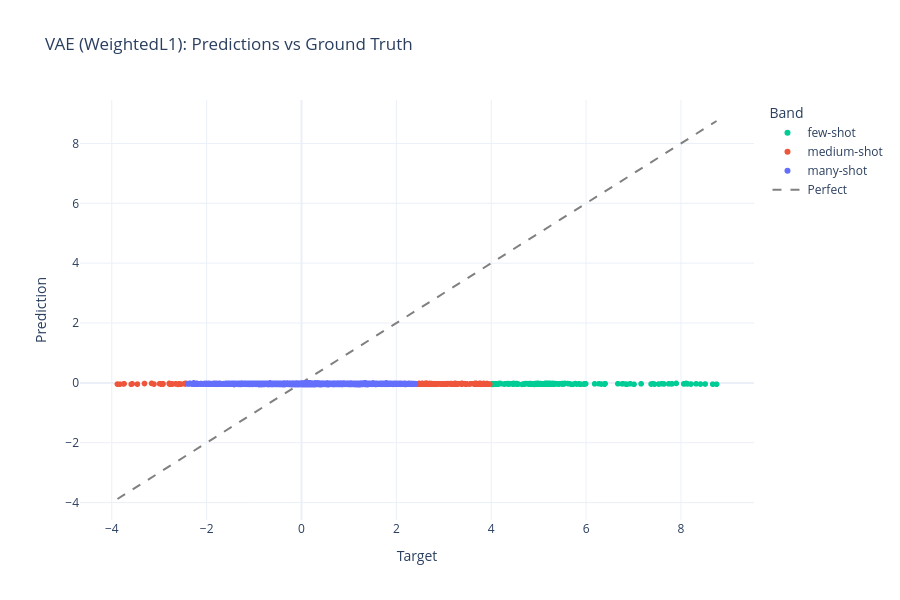
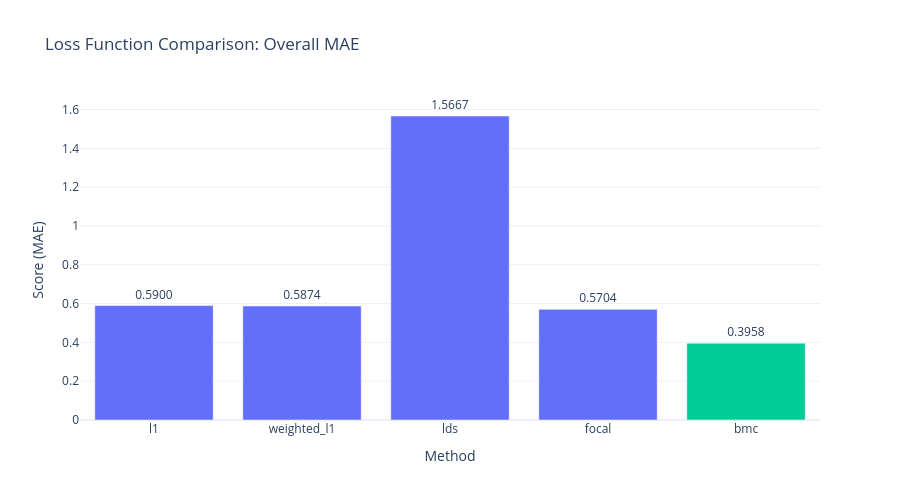

Notebook code cell kept with these figures, in order:
### Markdown cell above
## 4. Predictions vs Ground Truth

### Code cell
# Using utils/visualization.py
from utils.visualization import plot_predictions_scatter

best_preds = all_preds[1]  # weighted_l1 model

# Scatter plot for best model
fig = plot_predictions_scatter(best_preds, val_targets, title='VAE (WeightedL1): Predictions vs Ground Truth')
fig.show()

# Loss function comparison
loss_df = pd.DataFrame(loss_results)
fig_loss = plot_method_comparison(
    [{'method': r['loss'], 'score': r['overall_mae']} for r in loss_results],
    title='Loss Function Comparison: Overall MAE'
)
fig_loss.show()

### Figure 1 — Plotly figure (JSON) as saved in the notebook; plotly's stock layout.template omitted (floating-point values rounded to 4 significant figures; data arrays with more than 128 entries replaced by an {"elided": "..."} marker saying what was removed)
{"data": [{"customdata": {"elided": "225x1 float values"}, "hovertemplate": "Band=few-shot<br>Target=%{x}<br>Prediction=%{y}<br>Error=%{customdata[0]}<extra></extra>", "legendgroup": "few-shot", "marker": {"color": "#00CC96", "symbol": "circle"}, "mode": "markers", "name": "few-shot", "showlegend": true, "type": "scattergl", "x": {"elided": "225 float values"}, "xaxis": "x", "y": {"elided": "225 float values"}, "yaxis": "y"}, {"customdata": {"elided": "270x1 float values"}, "hovertemplate": "Band=medium-shot<br>Target=%{x}<br>Prediction=%{y}<br>Error=%{customdata[0]}<extra></extra>", "legendgroup": "medium-shot", "marker": {"color": "#EF553B", "symbol": "circle"}, "mode": "markers", "name": "medium-shot", "showlegend": true, "type": "scattergl", "x": {"elided": "270 float values"}, "xaxis": "x", "y": {"elided": "270 float values"}, "yaxis": "y"}, {"customdata": {"elided": "16140x1 float values"}, "hovertemplate": "Band=many-shot<br>Target=%{x}<br>Prediction=%{y}<br>Error=%{customdata[0]}<extra></extra>", "legendgroup": "many-shot", "marker": {"color": "#636EFA", "symbol": "circle"}, "mode": "markers", "name": "many-shot", "showlegend": true, "type": "scattergl", "x": {"elided": "16140 float values"}, "xaxis": "x", "y": {"elided": "16140 float values"}, "yaxis": "y"}, {"line": {"color": "gray", "dash": "dash"}, "mode": "lines", "name": "Perfect", "type": "scatter", "x": [-3.88, 8.75], "y": [-3.88, 8.75]}], "layout": {"height": 600, "legend": {"title": {"text": "Band"}, "tracegroupgap": 0}, "title": {"text": "VAE (WeightedL1): Predictions vs Ground Truth"}, "xaxis": {"anchor": "y", "domain": [0, 1], "title": {"text": "Target"}}, "yaxis": {"anchor": "x", "domain": [0, 1], "title": {"text": "Prediction"}}}}

### Figure 2 — Plotly figure (JSON) as saved in the notebook; plotly's stock layout.template omitted (floating-point values rounded to 4 significant figures)
{"data": [{"marker": {"color": ["#636EFA", "#636EFA", "#636EFA", "#636EFA", "#00CC96"]}, "text": ["0.5900", "0.5874", "1.5667", "0.5704", "0.3958"], "textposition": "outside", "type": "bar", "x": ["l1", "weighted_l1", "lds", "focal", "bmc"], "y": [0.59, 0.5874, 1.567, 0.5704, 0.3958]}], "layout": {"height": 500, "title": {"text": "Loss Function Comparison: Overall MAE"}, "xaxis": {"title": {"text": "Method"}}, "yaxis": {"title": {"text": "Score (MAE)"}}}}
